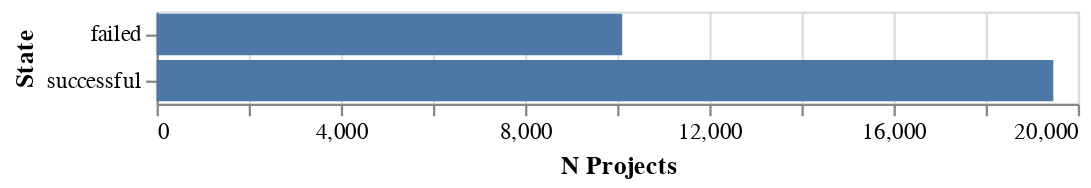

Source (notebook cell):
### Code cell
alt.Chart(data_df.label.value_counts().reset_index()).mark_bar(filled=True).encode(
    alt.X('label:Q', title='N Projects'),
    alt.Y('index:N', title='State')
)

### Figure 1 — Vega-Lite specification as saved in the notebook (floating-point values rounded to 4 significant figures)
{"config": {"view": {"continuousWidth": 400, "continuousHeight": 300}}, "data": {"name": "data-a4be338b9f23e5d56f63fd931d2dc7f9"}, "mark": {"type": "bar", "filled": true}, "encoding": {"x": {"field": "label", "title": "N Projects", "type": "quantitative"}, "y": {"field": "index", "title": "State", "type": "nominal"}}, "$schema": "https://vega.github.io/schema/vega-lite/v4.17.0.json", "datasets": {"data-a4be338b9f23e5d56f63fd931d2dc7f9": [{"index": "successful", "label": 19468}, {"index": "failed", "label": 10107}]}}
